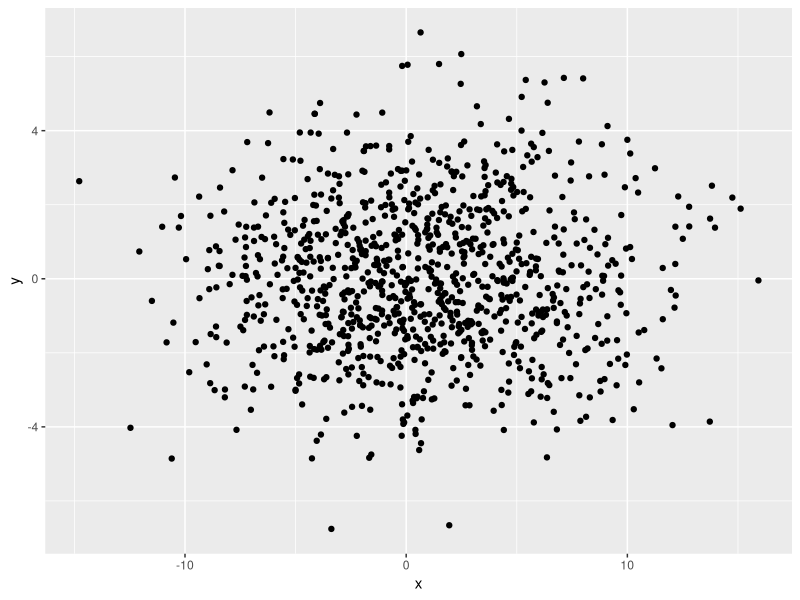

Source code (R):
## ---- chunk 1
# sets output for inline results nicely
#knit_hooks$set(inline = identity) 

# kills knitr if there is an error, therefore we don't waste time generating error messages
knitr::knit_hooks$set(error = function(x, options) stop(x)) 
## ---- chunk 2
require(ggplot2)

## ---- chunk 3
incCount <- function(inObj, useName){
	nObj <- length(inObj)
	useNum <- max(inObj) + 1
	inObj <- c(inObj, useNum)
	names(inObj)[nObj+1] <- useName
	inObj
}
figCount <- c("_"=0)
tableCount <- c("_"=0)
## ---- chunk 4
tableCount <- incCount(tableCount, "t.blogPostDocs")
tableCount
## ---- chunk 5
pasteLabel <- function(preText, inObj, objName, insLink=TRUE){
	objNum <- inObj[objName]
	
	useText <- paste(preText, objNum, sep=" ")
	if (insLink){
		useText <- paste("[", useText, "](#", objName, ")", sep="")
	}
	useText
}
## ---- chunk 6
tableCat <- function(inFrame){
	outText <- paste(names(inFrame), collapse=" | ")
	outText <- c(outText, paste(rep("---", ncol(inFrame)), collapse=" | "))
	invisible(apply(inFrame, 1, function(inRow){
		outText <<- c(outText, paste(inRow, collapse=" | "))
	}))
	return(outText)
}
## ---- chunk 7
postDocBlogs <- data.frame(PD=c("p1", "p2", "p3"), NBlog=c(4, 10, 2), Year=c(1, 4, 2))
postDocBlogs

postDocInsert <- tableCat(postDocBlogs)
postDocInsert
## ---- chunk 8
cat(postDocInsert, sep="\n")
## ---- chunk 9
plotData <- data.frame(x=rnorm(1000, 1, 5), y=rnorm(1000, 0, 2))
plotKeep <- ggplot(plotData, aes(x=x, y=y)) + geom_point()
figCounts <- incCount(figCount, "f.randomFigure")
## ---- chunk 10
print(plotKeep)
## ---- chunk 11
sessionInfo()
